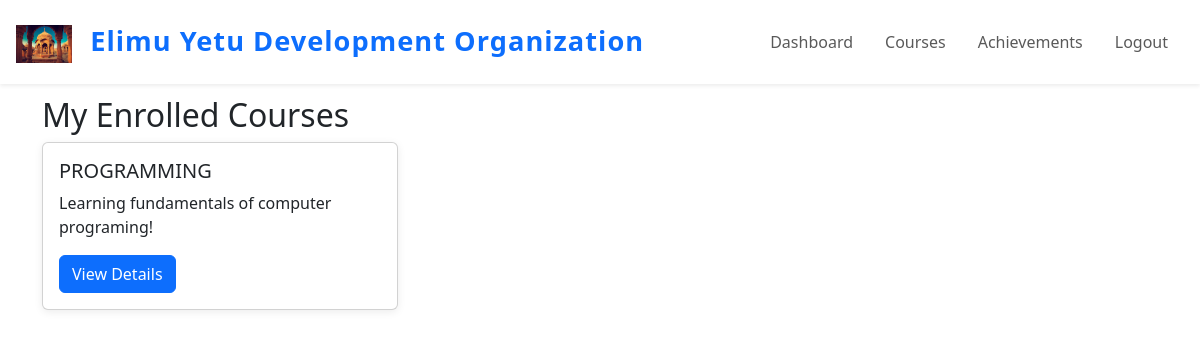
/dashboard.php (signed in), run on the app's committed database.
### tables this page shows
CREATE TABLE `courses` (
  `id` int(11) NOT NULL,
  `title` varchar(100) NOT NULL,
  `description` text DEFAULT NULL
);

### dashboard.php (the view, shortened to what this page needs)
<?php
require_once 'includes/config.php';
$student_id = $_SESSION['student_id'];
$stmt = $pdo->prepare('SELECT c.* FROM courses c INNER JOIN enrollments e ON c.id = e.course_id WHERE e.student_id = ?');
$stmt->execute([$student_id]);
$courses = $stmt->fetchAll(PDO::FETCH_ASSOC);
?>
<!DOCTYPE html>
<html>
<head>
    <link rel="stylesheet" href="assets/css/style.css">
    <link rel="stylesheet" href="assets/css/bootstrap-5.3.7-dist/css/bootstrap.min.css">
</head>
<body>
    <?php include 'includes/header.php'; ?><br><br>
    <div class="container mt-5">
        <h2>My Enrolled Courses</h2>
        <?php if (count($courses) === 0): ?>
            <div class="alert alert-info">You are not enrolled in any courses yet.</div>
        <?php else: ?>
            <div class="row">
                <?php foreach ($courses as $course): ?>
                    <div class="col-md-4 col-12 mb-3">
                        <div class="card h-100">
                            <div class="card-body">
                                <h5 class="card-title"><?php echo htmlspecialchars($course['title']); ?></h5>
                                <p class="card-text"><?php echo htmlspecialchars($course['description']); ?></p>
                                <a href="course_details.php?id=<?php echo $course['id']; ?>" class="btn btn-primary">View Details</a>
                            </div>
                        </div>
                    </div>
                <?php endforeach; ?>
            </div>
        <?php endif; ?>
    </div>
</body>
</html>

### assets/css/style.css (style rules this page uses)
* { box-sizing: border-box; }
html, body { height: 100%; margin: 0; padding: 0; font-family: 'Segoe UI', Arial, sans-serif; background: #f8fafc; color: #222; box-sizing: border-box; }
.card { box-shadow: 0 2px 8px rgba(0,0,0,0.08); border-radius: 10px; }
.btn-primary, .btn-success, .btn-info, .btn-warning, .btn-danger { border-radius: 20px; padding: 8px 24px; }

### data on the page
courses: title "PROGRAMMING", description "Learning fundamentals of computer programing!"
